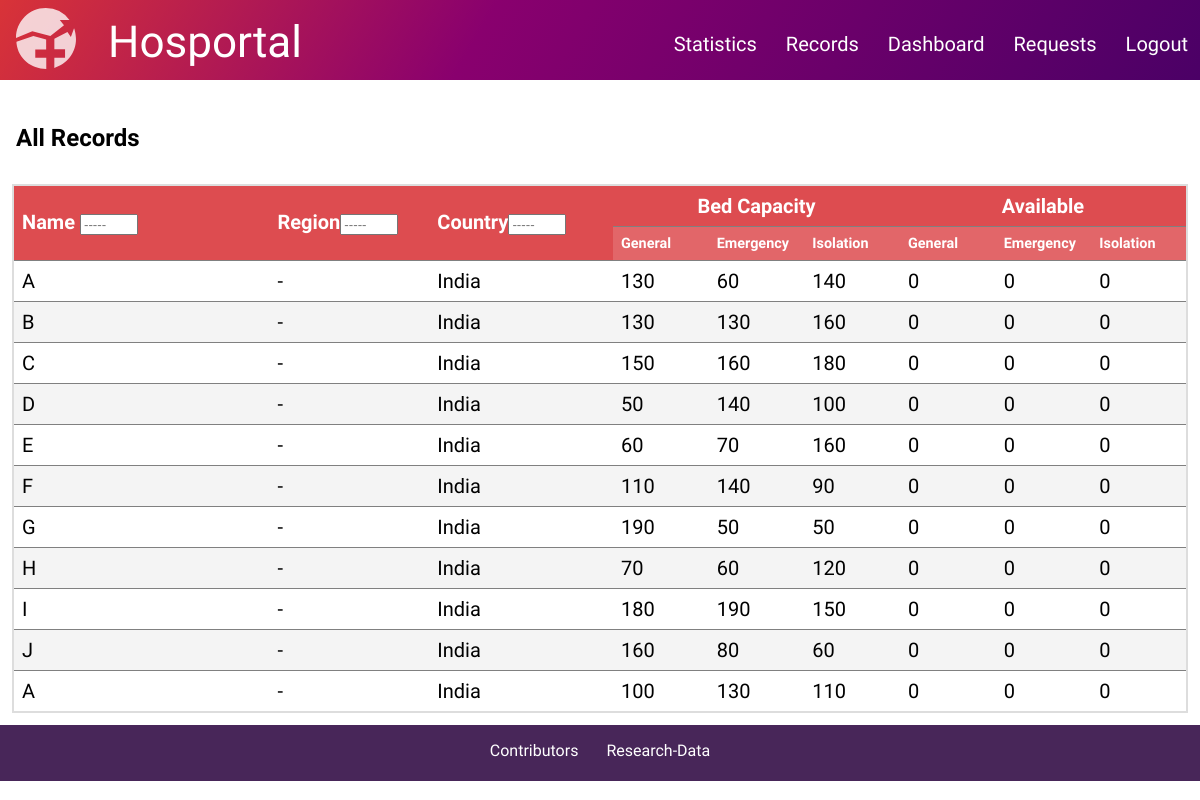
The page /records/all/ (signed in) on the database as committed earlier.
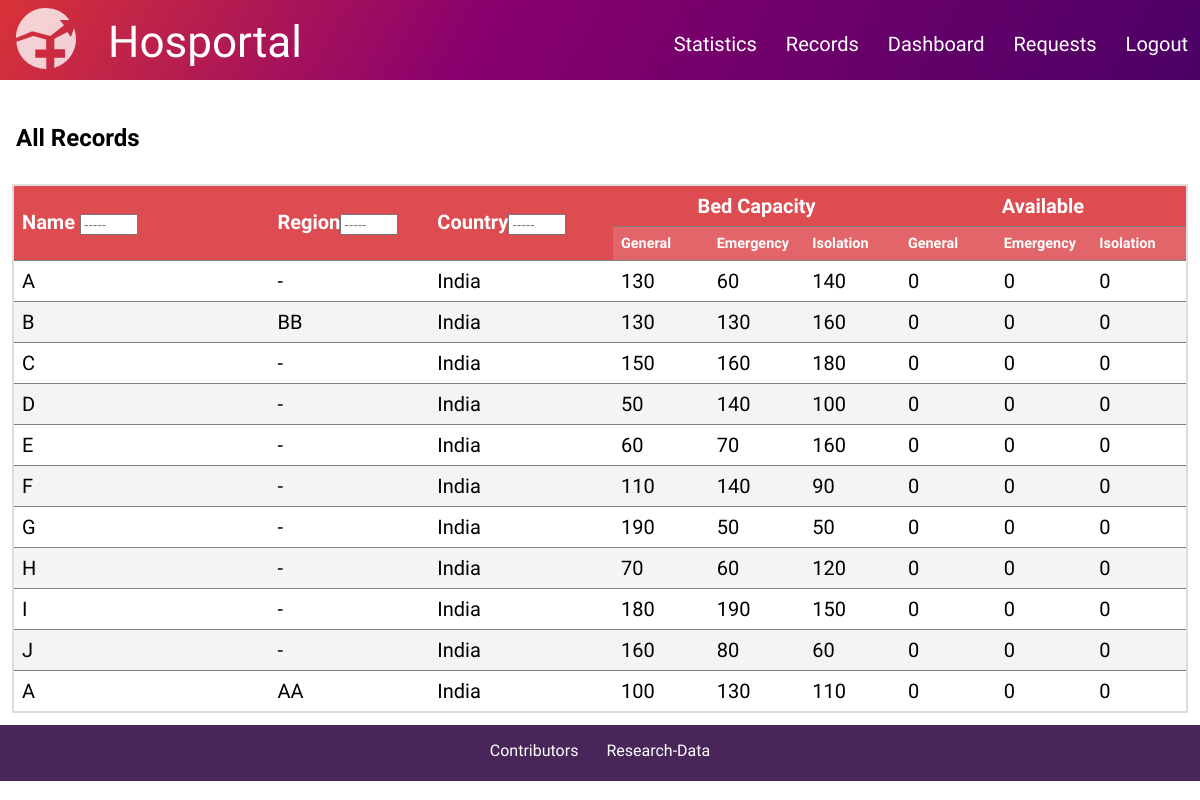
The same page on the database as committed later.
### central/models.py (models this page shows, shortened)
class Hospital_Records(models.Model):
    id = models.UUIDField(primary_key=True, default=uuid4)
    name = models.CharField(max_length=20, default='None')
    address = models.TextField()
    email = models.EmailField(default='test@example.com')
    contact = models.CharField(default='0123456789', max_length=10, validators=[RegexValidator(r'^\d{1,10}$')])
    region = models.CharField(default='', max_length=20)
    country = models.CharField(default='India', max_length=20)
    bed_capacity = models.CharField(default='0,0,0', max_length=20)
    available = models.CharField(default='0,0,0', max_length=20)
    ctotal = models.IntegerField(default=0)
    crecovered = models.IntegerField(default=0)
    cfatalities = models.IntegerField(default=0)
    ventilator = models.PositiveIntegerField(default=10)
    ppe = models.PositiveIntegerField(default=0)
    blood = models.CharField(default='0,0,0,0,0,0,0,0', max_length=40)

### central/views.py (the view)
# urls.py: path('records/all/', views.AllRecords.as_view(), name='all_records'),
class AllRecords(generic.ListView):
    model = Hospital_Records
    template_name = 'all_records.html'
    context_object_name = 'object'

### central/templatetags/customfilter.py (called while the page is built)
@register.filter
def bed(value):
    try:
        lst = list(map(int, value.split(',')))
        bed = {"General":lst[0], "Emergency":lst[1], "Isolation":lst[2]}
        return bed
    except:
        return None

### templates/all_records.html (shortened to what this page needs)
{%extends 'base.html'%}
{%load static%}
{%load customfilter%}
{%block link%}
        <link rel="stylesheet" href="{%static 'style/recordstyle.css'%}?v=1.5">
{%endblock link%}
{%block content%}
    {%if user.is_authenticated%}
            <h2>All Records</h2>
                {%if object%}
                <div>
                    <div id="table_container">
                    <table id = "issuetable">
                        <tr class="theader">
                            <th style="width:20%;" rowspan="2">Name <input type="text" id="name" onkeyup="filter_by_name()" style="width: 10vw; max-width: 50px;" placeholder="-----"/></th>
                            <th style="width:12%;" rowspan="2">Region<input type="text" id="reg" onkeyup="filter_by_reg()" style="width: 10vw; max-width: 50px;" placeholder="-----"/></th>
                            <th style="width:14%;" rowspan="2">Country<input type="text" id="country" onkeyup="filter_by_country()" style="width: 10vw; max-width: 50px;" placeholder="-----"/></th>
                            <th style="width:24%; text-align: center;" colspan="3">Bed Capacity</th>
                            <th style="width:24%; text-align: center;" colspan="3">Available</th>
                        </tr>
                        <tr class='tsubhead'>
                            <th id = "subhead">General</th>
                            <th id = "subhead">Emergency</th>
                            <th id = "subhead">Isolation</th>
                            <th id = "subhead">General</th>
                            <th id = "subhead">Emergency</th>
                            <th id = "subhead">Isolation</th>
                        </tr>
                        {%for i in object%}
                        <tr>
                            <td>
                                {{i.name}}
                            </td>
                            <td>
                                {%if i.region%}
                                    {{i.region}}
                                {%else%}
                                -
                                {%endif%}
                            </td>
                            <td>
                                {{i.country}}
                            </td>
                            {%with a=i.bed_capacity|bed%}
                                {%for type,quant in a.items%}
                                    <td>
                                        {{quant}}
                                    </td>
                                {%endfor%}
                            {%endwith%}
                            {%with a=i.available|bed%}
                                {%for type,quant in a.items%}
                                    <td>
                                        {{quant}}
                                    </td>
                                {%endfor%}
                            {%endwith%}
                        </tr>
                    {%endfor%}
                    </table>
                </div>
                </div>
            {%else%}
                    Nothing to Show
            {%endif%}
    {%else%}
        <b>Error : </b>You do not have necessary permissions to view this content
    {%endif%}
{%endblock content%}

Rows that differ between the two databases and show on the page:
changed Hospital_Records (number 2 of 11 on the later page): region (not shown) → "BB"; no longer shows "-"
changed Hospital_Records (number 11 of 11 on the later page): region (not shown) → "AA"; no longer shows "-"
